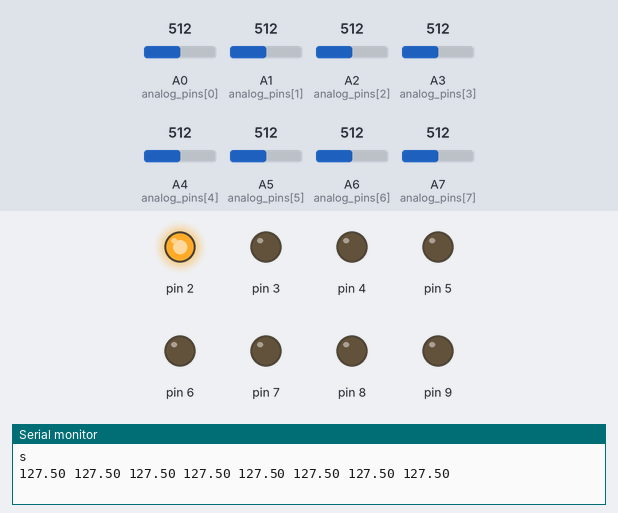
Recording of a sketch running on a simulated Arduino Nano, built with avr-gcc and run on an emulated ATmega328P. Parts: output pins drawn as LEDs (lit = HIGH), the last lines printed to the serial monitor. Inputs (shaded band) come from the test bench; at power-on: A0 (analog_pins[0]) = 512, A1 (analog_pins[1]) = 512, A2 (analog_pins[2]) = 512, A3 (analog_pins[3]) = 512, A4 (analog_pins[4]) = 512, A5 (analog_pins[5]) = 512, A6 (analog_pins[6]) = 512, A7 (analog_pins[7]) = 512.

Above: at 0.2 s.
At 1.2 s:
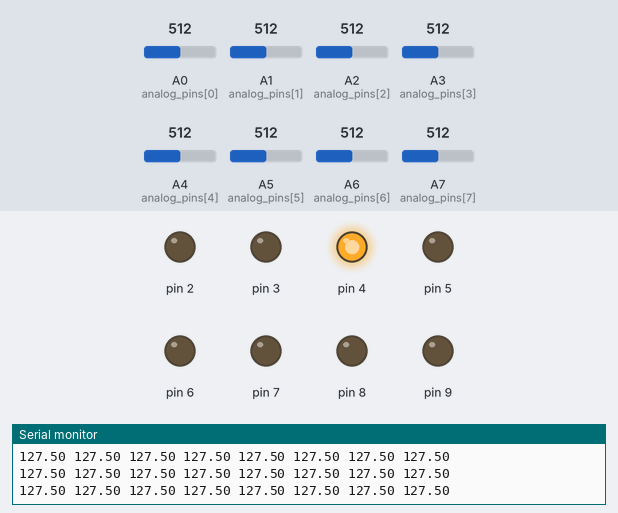
At 1.7 s:
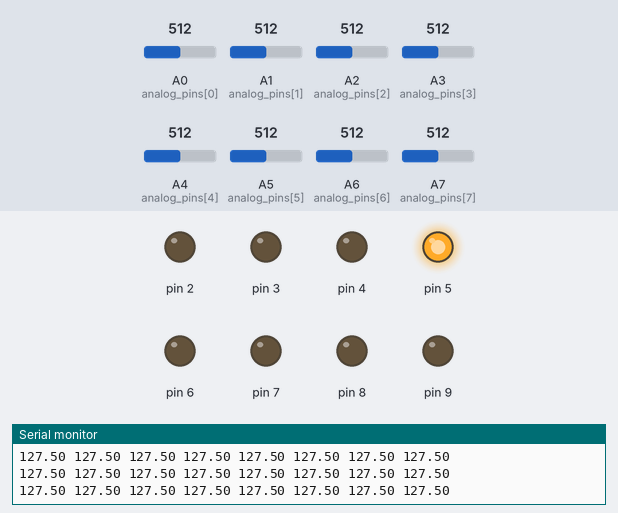
At 2.2 s:
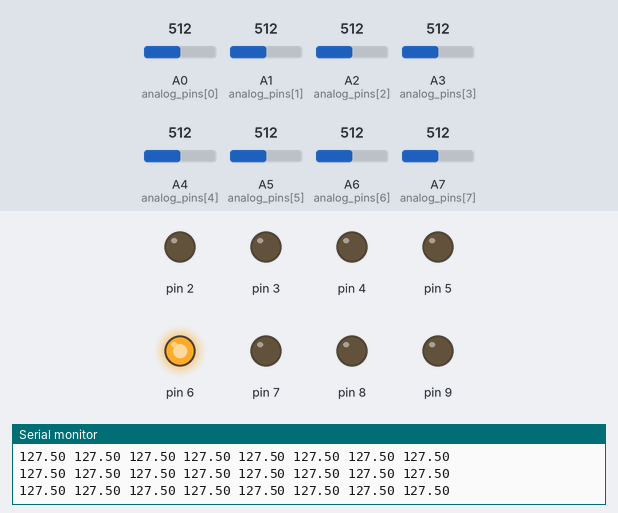
At 3.2 s:
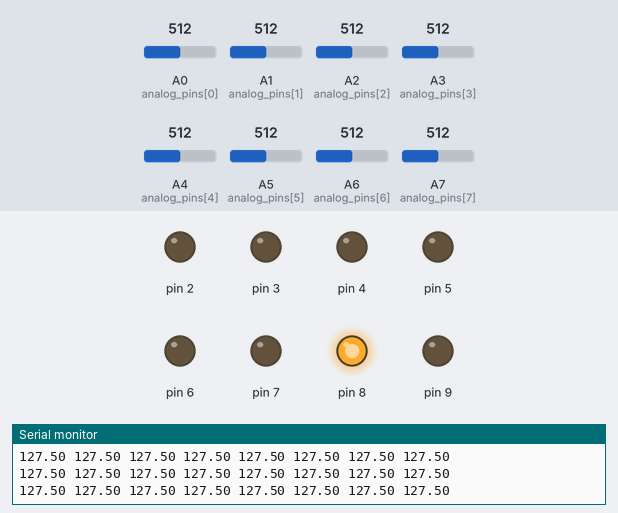
At 4.7 s:
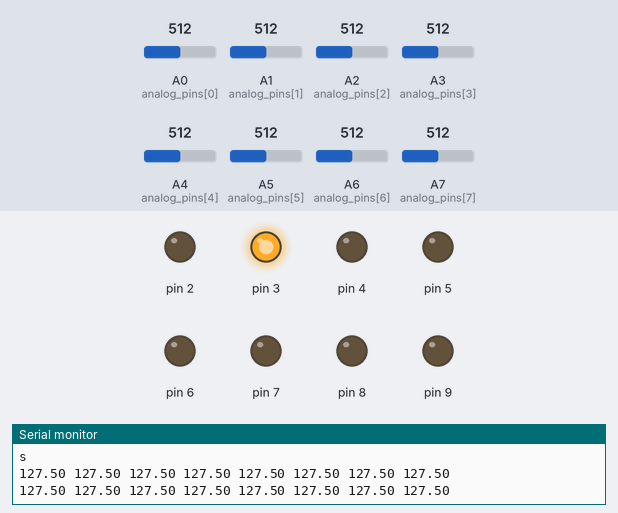
Timing chart, 0 to 5.2 s (numbered marks = the images above):
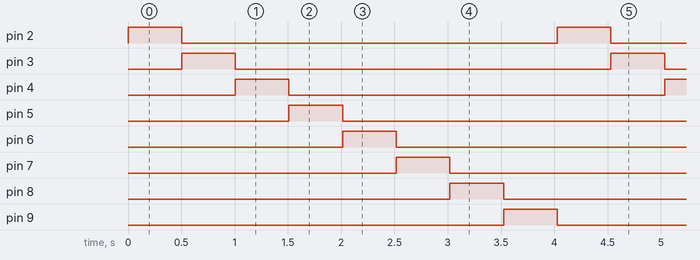

Measured:
- by itself, pin 2–9: alternates HIGH for 0.50 s and LOW for 3.5 s
- by itself, everything shown: repeats every 4.0 s, in 9 steps

The sketch:

FluxCamArduino.ino
```cpp
static const uint8_t analog_pins[] = {A0,A1,A2,A3,A4,A5,A6,A7}; // this version just keeps sending data
int delayTime = 500;

void setup() {
  Serial.begin(9600);
  //while (!Serial);
  for (int i = 2; i < 10; i++)
  {
    pinMode(i,OUTPUT);
  }
}
void loop() {
  Serial.println("s");
  for (int i = 0; i < 8; i++)
  {
    digitalWrite(i+2,HIGH);
    String printStr = "";
    for (int j = 0; j < 8 ; j++)
    {
      //printStr += (String(random(0,256))+" ");
      printStr += (String(255*(float)analogRead(analog_pins[j])/1024)+" ");
    }
    Serial.println(printStr);
    delay(delayTime);
    digitalWrite(i+2,LOW);
  }
}
```
